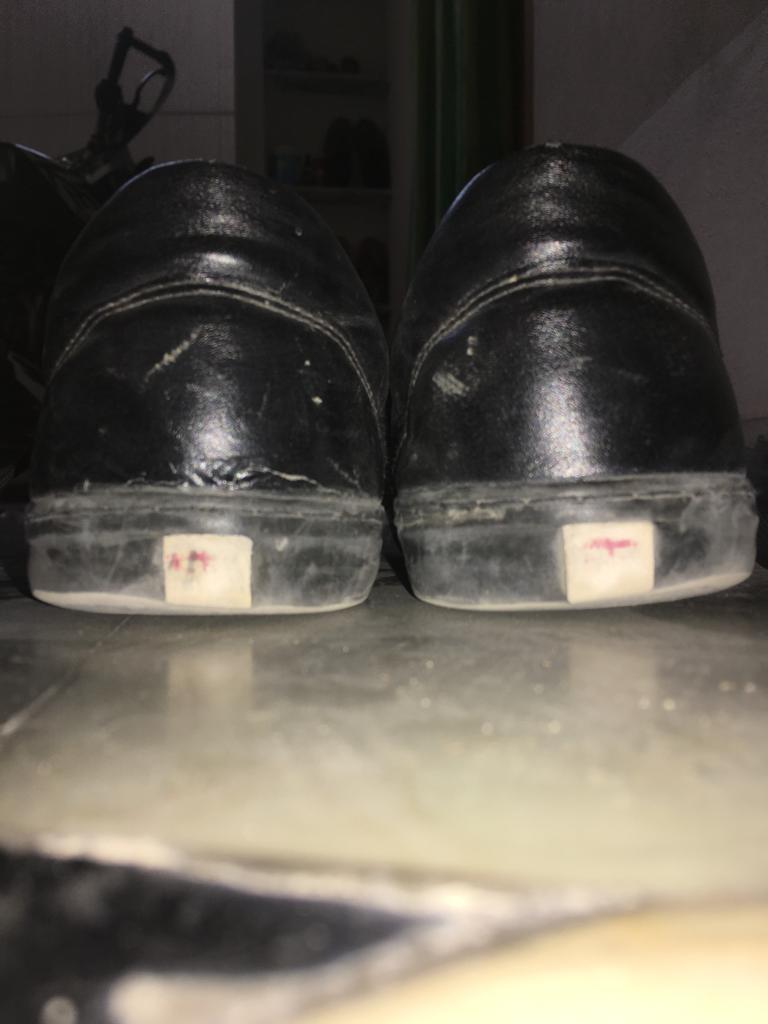
#> input picture pics/pics2/WhatsApp Image 2022-01-31 at 10.19.14 AM.jpeg, 768 x 1024 px, found by its file name; its folder holds only this picture in this run
$ python trail3.py   (older library calls are emulated)
#> lines starting #> are read from the running program, lines starting #| are printed output that depends on the picture
#> further down, img is the input picture: shape (1024, 768, 3); mean B, G, R 85.2, 95, 100.6
#trail3.py

import cv2
import numpy as np
import matplotlib.pyplot as plt
import os

path=r"pics\pics2"

img_list = os.listdir(path)
count = len(img_list)
len = len(img_list)

def process(img):
    gray = cv2.cvtColor(img, cv2.COLOR_BGR2GRAY)
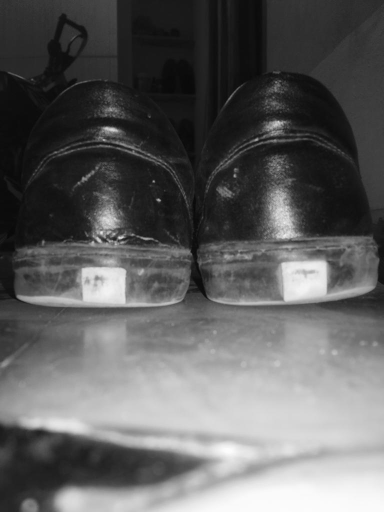
#> gray: shape (1024, 768) (shown at 1/2 size); min 7, max 252, mean 95.6

    grad_x = cv2.Sobel(gray, cv2.CV_64F, 1, 0, ksize=3)
    grad_y = cv2.Sobel(gray, cv2.CV_64F, 0, 1, ksize=3)
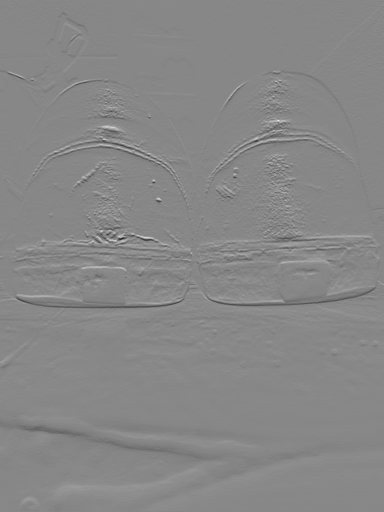
#> grad_y: shape (1024, 768) float64 (shown at 1/2 size); min -550, max 488, mean 1.3; drawn with min black and max white

    abs_grad_x = cv2.convertScaleAbs(grad_x)
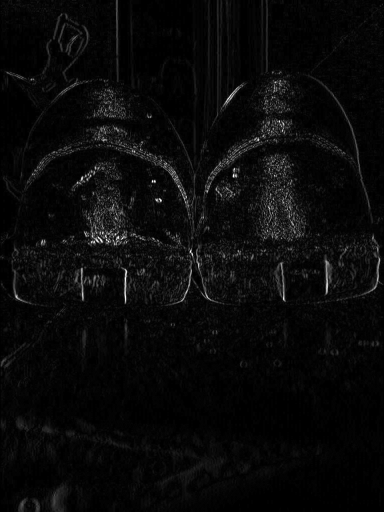
#> abs_grad_x: shape (1024, 768) (shown at 1/2 size); min 0, max 255, mean 9.4
    abs_grad_y = cv2.convertScaleAbs(grad_y)
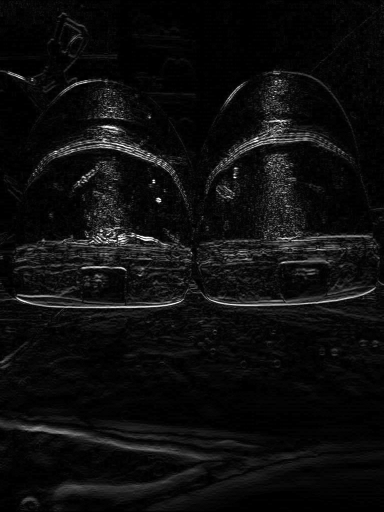
#> abs_grad_y: shape (1024, 768) (shown at 1/2 size); min 0, max 255, mean 13.6

    grad = cv2.addWeighted(abs_grad_x, 0.5, abs_grad_y, 0.5, 0)
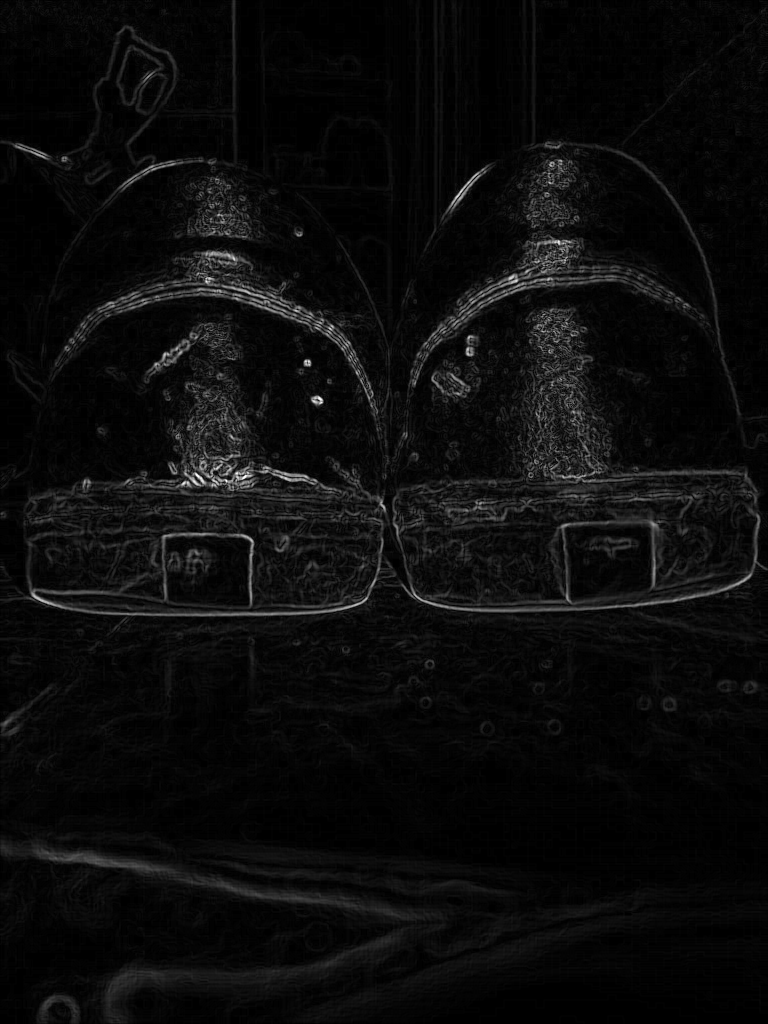
#> grad: shape (1024, 768); min 0, max 255, mean 11.5
    return grad


for img in img_list:
    str=path+"\\"+img
    img = cv2.imread(str, cv2.IMREAD_COLOR)
    res = process(img)
    count-=1
    cv2.imwrite('res\\res{}.png'.format(count),res)

print("Processed.....")

$ run again, on pics/pics2/WhatsApp Image 2022-01-31 at 10.19.19 AM.jpeg
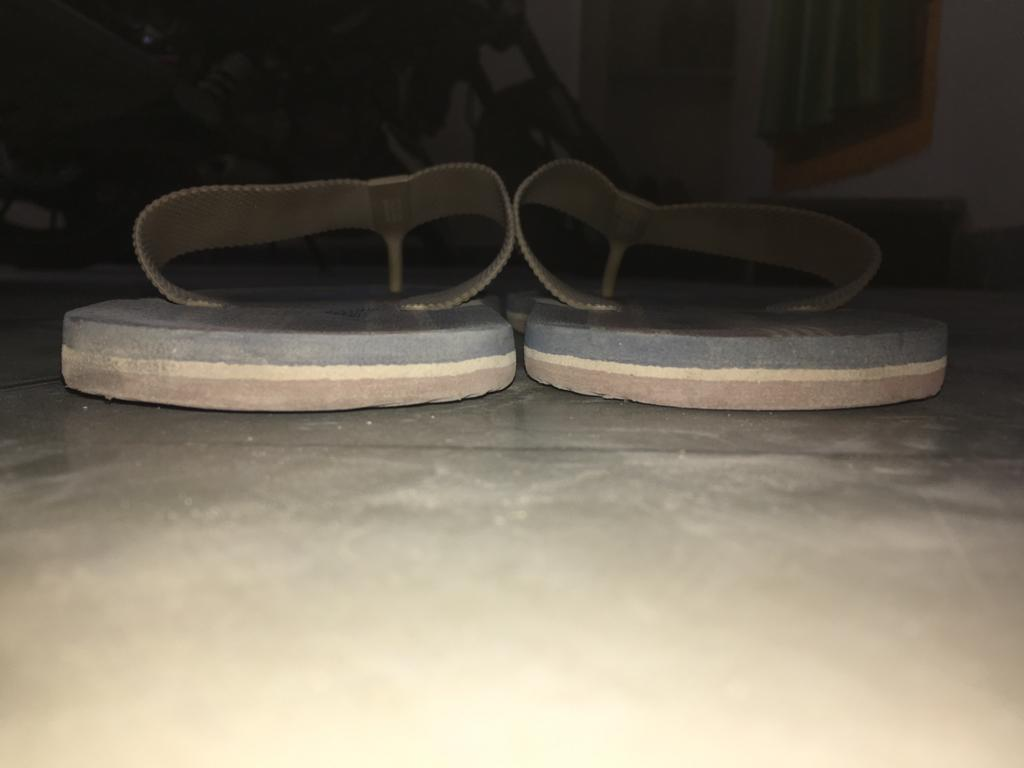
#> input picture pics/pics2/WhatsApp Image 2022-01-31 at 10.19.19 AM.jpeg, 1024 x 768 px, found by its file name
#> img is the input picture: shape (768, 1024, 3); mean B, G, R 93.3, 106.5, 113.7
#> in process, `grad_y = cv2.Sobel(gray, cv2.CV_64F, 0, 1, ksize=3)`:
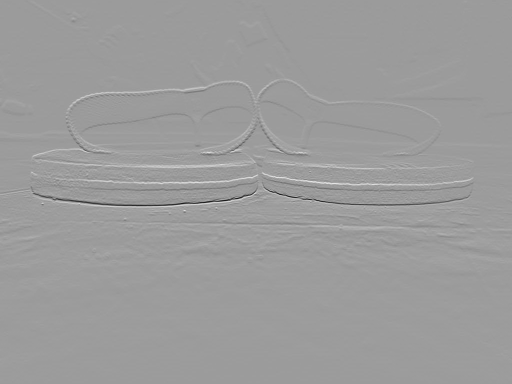
#> grad_y: shape (768, 1024) float64 (shown at 1/2 size); min -516, max 330, mean 2.2; drawn with min black and max white
#> in process, `grad = cv2.addWeighted(abs_grad_x, 0.5, abs_grad_y, 0.5, 0)`:
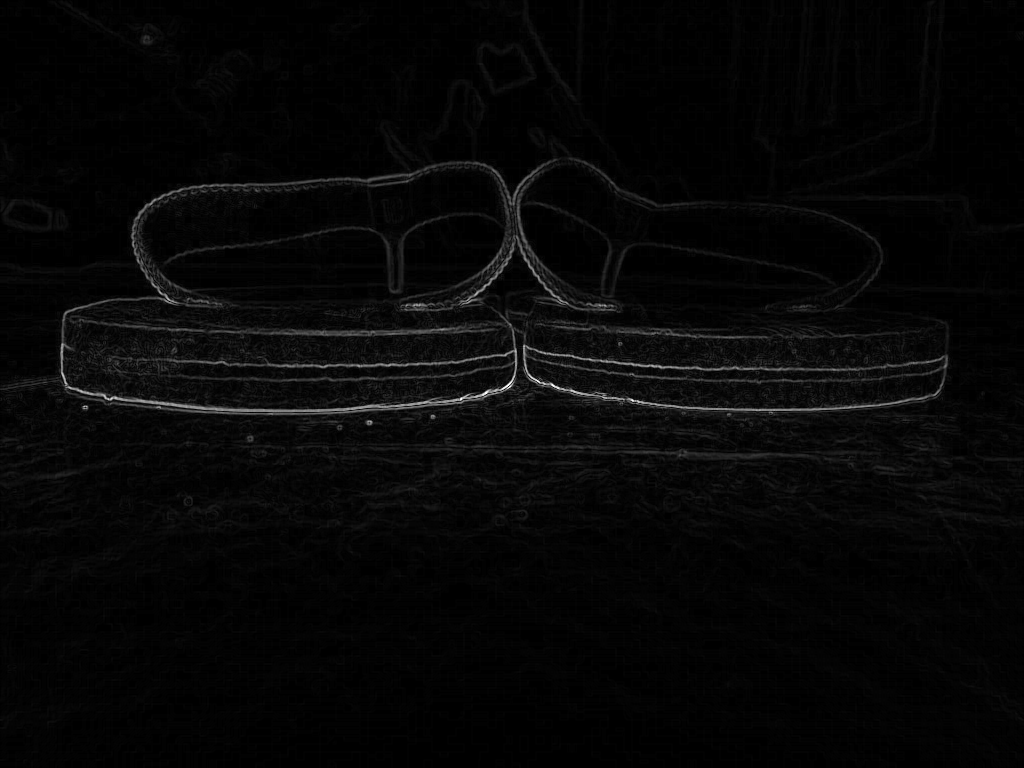
#> grad: shape (768, 1024); min 0, max 255, mean 6.5

$ run again, on pics/pics2/WhatsApp Image 2022-01-31 at 10.19.21 AM.jpeg
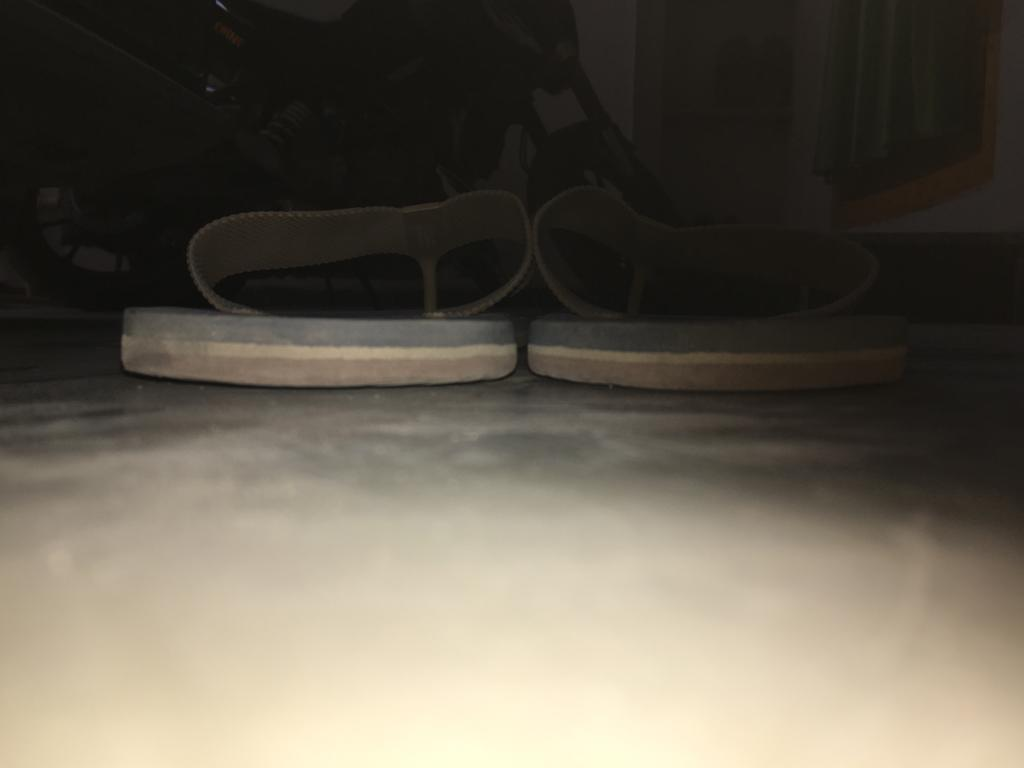
#> input picture pics/pics2/WhatsApp Image 2022-01-31 at 10.19.21 AM.jpeg, 1024 x 768 px, found by its file name
#> img is the input picture: shape (768, 1024, 3); mean B, G, R 83.5, 96.1, 102.7
#> in process, `grad_y = cv2.Sobel(gray, cv2.CV_64F, 0, 1, ksize=3)`:
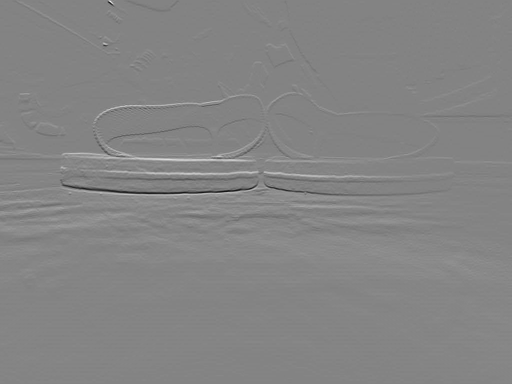
#> grad_y: shape (768, 1024) float64 (shown at 1/2 size); min -235, max 220, mean 2.2; drawn with min black and max white
#> in process, `abs_grad_y = cv2.convertScaleAbs(grad_y)`:
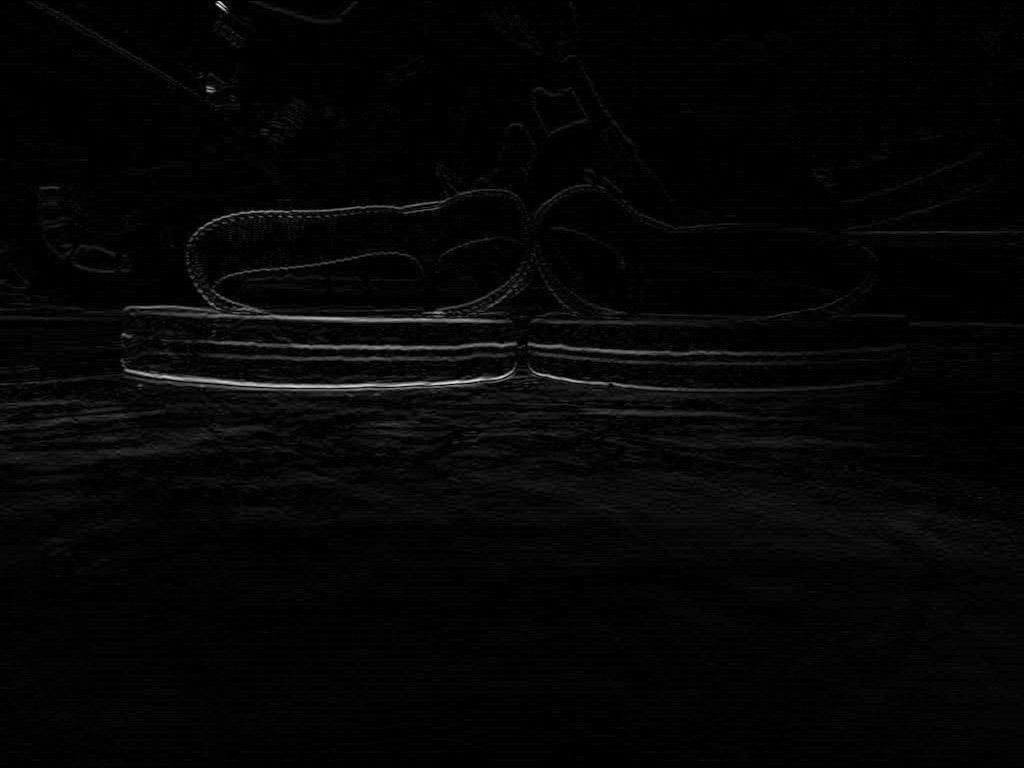
#> abs_grad_y: shape (768, 1024); min 0, max 235, mean 5.3
